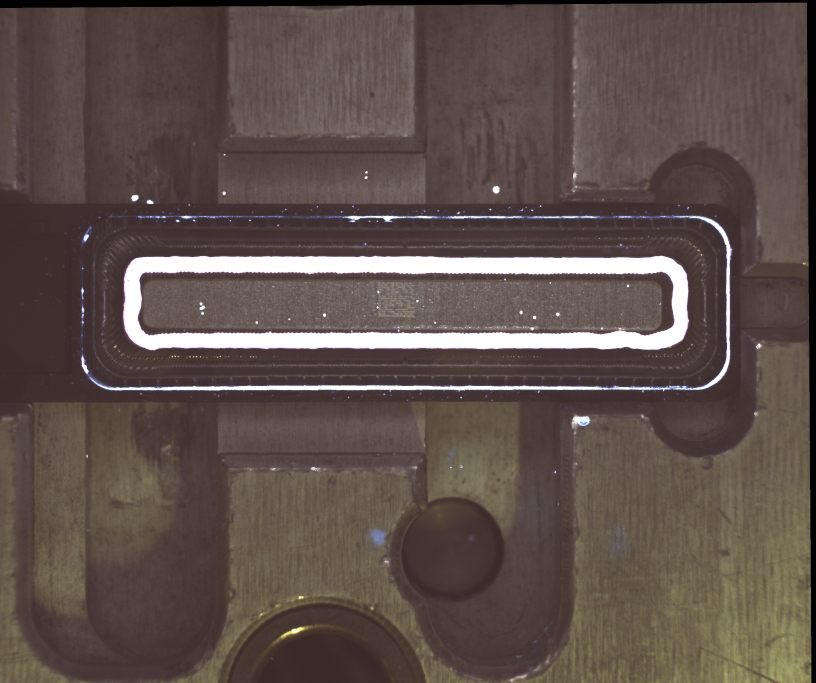
#> input picture images/bench_images/GL135141V1L0XFCA1+P13434443114.jpg, 2448 x 2048 px (shown at 1/3 size); its folder holds only this picture in this run
$ python gamma1.py
#> lines starting #> are read from the running program, lines starting #| are printed output that depends on the picture
import os
import glob
import cv2
import numpy as np
import csv
from argparse import ArgumentParser


# def core_process(image, blur_radius=31, block_size=15, C=2, contours_keep=3):
def core_process(image):
    # image = cv2.imread(image_path)
    # gray = cv2.cvtColor(image, cv2.COLOR_BGR2GRAY)
    edges = cv2.Canny(image, 255, 255)
    edges_inv = cv2.bitwise_not(edges)
    blurred_image = cv2.GaussianBlur(image, (5, 5), 0)
    mask = cv2.bitwise_and(blurred_image, blurred_image, mask=edges_inv)
    mask = cv2.bitwise_or(mask, image, mask=edges)
    return mask


def parse_image(
    outdir,
    groundtruth_data,
    image_path=None,
    show=False,
    show_early=False,
    verbose=False,
):
#> called with outdir = 'out', show = False, show_early = False, verbose = False
    if not image_path:
        print("image_path is None")
        return

    image = cv2.imread(image_path, cv2.IMREAD_GRAYSCALE)
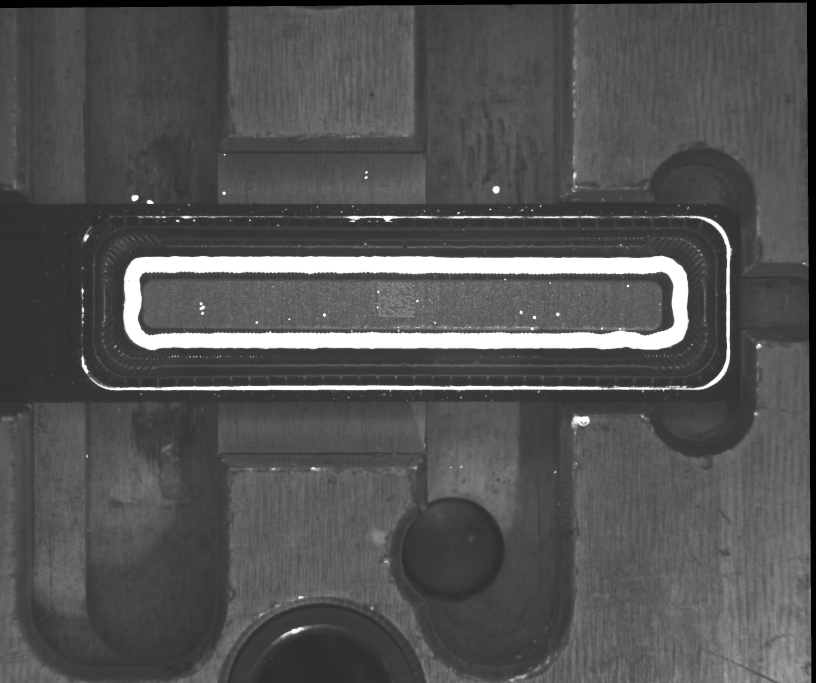
#> image: shape (2048, 2448) (shown at 1/3 size); min 0, max 255, mean 83.7

    imagename = os.path.splitext(os.path.basename(image_path))[0]
    if verbose:
        print(f"\nProcessing image: {imagename}")

    # 检查是否已经存在记录
    csv_path = os.path.join(outdir, "output.csv")
    if os.path.isfile(csv_path):
        with open(csv_path, mode="r") as file:
            reader = csv.reader(file)
            existing_imagenames = [row[0] for row in reader if row]
            if imagename in existing_imagenames:
                if verbose:
                    print(f"{imagename} 已存在，跳过.")
                return

    mask = core_process(image)
#> in core_process, `edges = cv2.Canny(image, 255, 255)`:
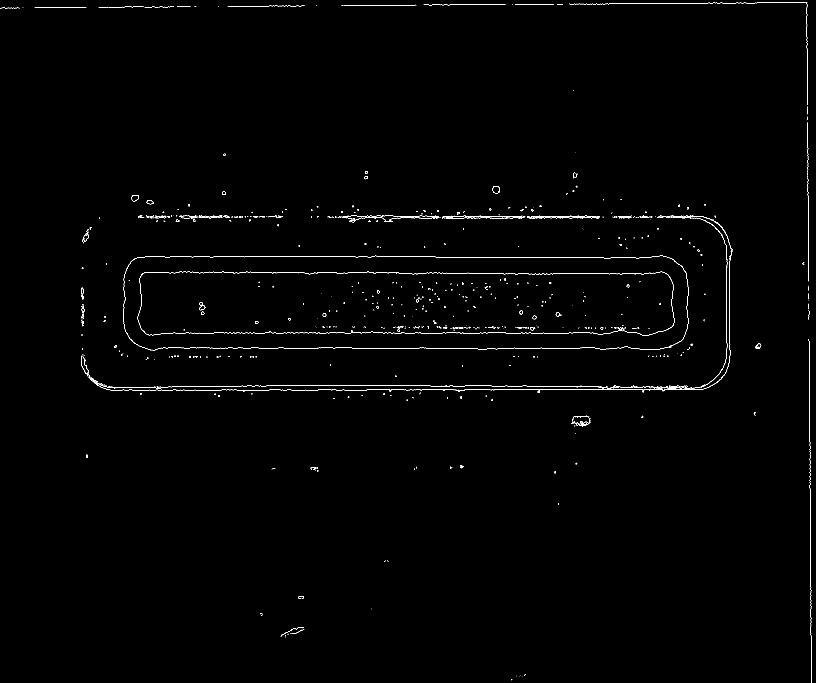
#> edges: shape (2048, 2448) (shown at 1/3 size); 0.51% white in thin lines or dots
#> in core_process, `edges_inv = cv2.bitwise_not(edges)`:
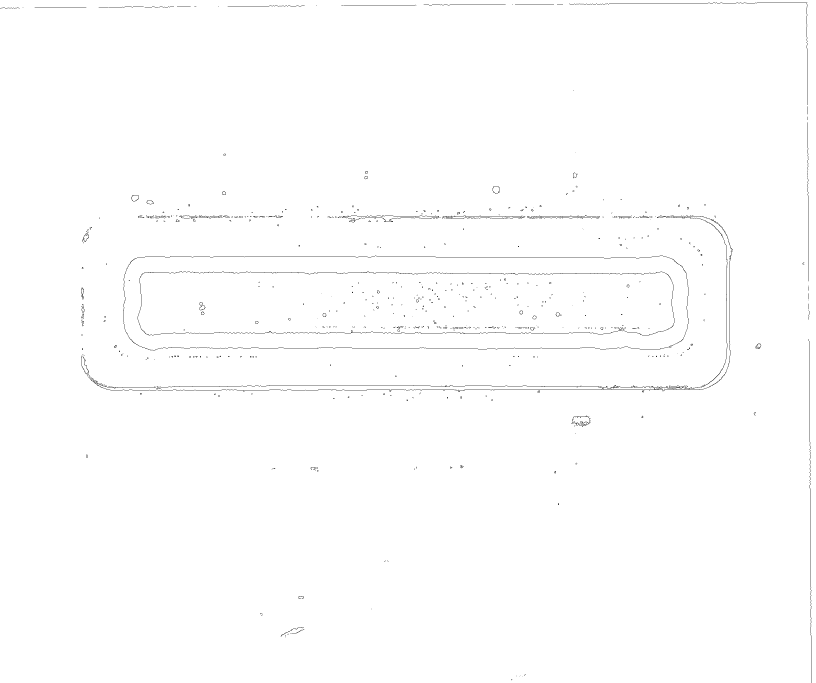
#> edges_inv: shape (2048, 2448) (shown at 1/3 size); 99.5% white; black in thin lines or dots
#> in core_process, `mask = cv2.bitwise_or(mask, image, mask=edges)`:
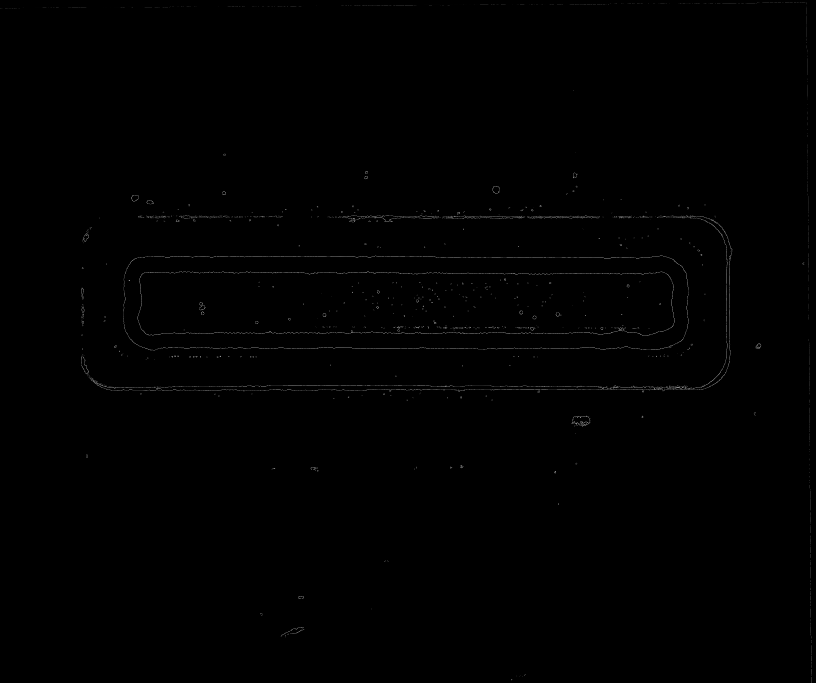
#> mask: shape (2048, 2448) (shown at 1/3 size); min 0, max 255, mean 0.7

    # 定义分析的区域
    x_start, x_end = 350, 500
    y_start, y_end = 780, 1030

    # 指定测量位置的Y坐标(中間點正負0.6mm)
    y_positions = [845, 910, 975]

    x_indices_list = []
    disc_index_list = []

    if show_early:
        cv2.namedWindow("show_early", cv2.WINDOW_NORMAL)
        cropped_image = mask[y_start:y_end, x_start:x_end]
        cv2.imshow("show_early", cropped_image)
        # cv2.imshow("Measurement Results", mask)
        cv2.resizeWindow("show_early", 500, 800)
        cv2.waitKey(0)
        cv2.destroyAllWindows()
        return

    # [30 lines of commented-out code are left out]

    def measure_widths_in_area(mask, y_positions, x_start, x_end, min_gap=15):
        measurements = []
        widths = []
        for y in y_positions:
            if y_start <= y <= y_end:
                x_indices = np.where(mask[y, x_start:x_end] > 100)[0] + x_start
                print("x_indices", x_indices)
                width = x_indices[-1] - x_indices[0]
                print("width", width)
                widths.append(width)
        return widths

    # [9 lines of commented-out code are left out]

    widths_d = measure_widths_in_area(mask, y_positions, x_start, x_end, min_gap=15)
#> the loop in measure_widths_in_area, `for y in y_positions:` made 3 passes
#> (x_indices, width) on passes 1 to 3: ([418], 0), ([372, 423], 51), ([373, 419], 46)
#| x_indices [418]
#| width 0
#| x_indices [372 423]
#| width 51
#| x_indices [373 419]
#| width 46
#> after the loop in measure_widths_in_area, `for y in y_positions:`: widths = [0, 51, 46]
#> widths_d = [0, 51, 46]

    # 计算实际宽度
    # scale = 58.5 / 0.63  # = 92.85
    # scale10 = 91.3348  # average ratio (aoi/groundtruth) of 10 records
    scaleNew = 87.39
    scale = scaleNew

    # width_average_real = [w / scale for w in width_average]
    # width_average_real = [w / scale for w in width_average]
    width_d_real = [w / scale for w in widths_d]
#> width_d_real = [0, 0.584, 0.526]

    # limist to precision 4
    # width_average_real = [round(w, 4) for w in width_average_real]
    width_d_real = [round(w, 4) for w in width_d_real]

    if verbose:
        print("widths_d", widths_d)
        # print("width_average", width_average)
        # print("width_average_real", width_average_real)

    # 获取 ground truth 数据
    gt_values = groundtruth_data.get(imagename, ["N/A", "N/A", "N/A"])

    # 保存结果到 CSV 文件
    csv_path = os.path.join(outdir, "output.csv")
    file_exists = os.path.isfile(csv_path)

    with open(csv_path, mode="a", newline="") as file:
        writer = csv.writer(file)
        if not file_exists:
            # 写入CSV文件的表头
            writer.writerow(
                [
                    "imagename",
                    "gt1", "gt2", "gt3",
                    "w1", "w2", "w3",
                    "W1", "W2", "W3",
                    "error1",
                    "error2",
                    "error3",
                ]
            )
        # 写入每个图像的测量数据
        # w1, w2, w3 = [float(e) for e in width_average_real]
        w1, w2, w3 = [float(e) for e in width_d_real]
#> w1 = 0; w2 = 0.584; w3 = 0.526

        try:
            gt1, gt2, gt3 = [float(e) for e in gt_values]
            error1, error2, error3 = [
                round((w1 - gt1) / gt1 * 100, 1),
                round((w2 - gt2) / gt2 * 100, 1),
                round((w3 - gt3) / gt3 * 100, 1),
            ]
        except ValueError:
            gt1 = gt2 = gt3 = error1 = error2 = error3 = "N/A"

        # import ipdb; ipdb.set_trace()
        row = [
            imagename,
            gt1, gt2, gt3,
            w1, w2, w3,
            widths_d[0], widths_d[1], widths_d[2],
            error1, error2, error3,
        ]
#> row = ['GL135141V1L0XFCA1+P13434443114', 'N/A', 'N/A', 'N/A', 0, 0.584, 0.526, 0, 51, 46, 'N/A', 'N/A', 'N/A']
        writer.writerow(row)

    # 在图像上绘制测量结果
    output_image = cv2.cvtColor(mask, cv2.COLOR_GRAY2BGR)

    for i, x_indices in enumerate(x_indices_list):
        height = 5
        disc_index = disc_index_list[i]
        y = y_positions[i]
        Dx1, Dx2 = x_indices[0], x_indices[-1]
        cv2.line(output_image, (Dx1, y - height), (Dx1, y + height), (255, 0, 0), 1)
        cv2.line(output_image, (Dx2, y - height), (Dx2, y + height), (255, 0, 0), 1)

        if disc_index:
            idx = disc_index[0]
            x1, x2 = x_indices[idx - 1], x_indices[idx]
            if verbose:
                print(f"Dx1={Dx1}, Dx2={Dx2}, x1={x1}, x2={x2}")
            cv2.line(output_image, (x1, y - height), (x1, y + height), (255, 0, 0), 1)
            cv2.line(output_image, (x2, y - height), (x2, y + height), (255, 0, 0), 1)

    # for i, (D, d) in enumerate(widths):
    #     y = y_positions[i]
    #     if D is not None and d is not None:
    #         cv2.line(output_image, (x_start, y), (x_end, y), (0, 0, 255), 1)
    #         cv2.putText(
    #             output_image,
    #             f"D{i+1} = {D}px",
    #             (x_start + 5, y - 10),
    #             cv2.FONT_HERSHEY_SIMPLEX,
    #             0.6,
    #             (0, 0, 255),
    #             1,
    #         )
    #         cv2.putText(
    #             output_image,
    #             f"d{i+1} = {d}px",
    #             (x_start + 5, y + 20),
    #             cv2.FONT_HERSHEY_SIMPLEX,
    #             0.6,
    #             (0, 0, 255),
    #             1,
    #         )

    # 在图像上绘制矩形区域
    cv2.rectangle(output_image, (x_start, y_start), (x_end, y_end), (0, 255, 0), 1)

    # 裁剪图像仅保留感兴趣区域
    cropped_image = output_image[y_start:y_end, x_start:x_end]
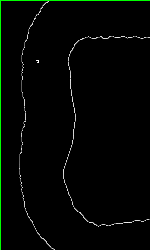
#> cropped_image: shape (250, 150, 3); mean B, G, R 2.8, 5.5, 2.8

    if show:
        cv2.imshow("Measurement Results", cropped_image)
        cv2.waitKey(0)
        cv2.destroyAllWindows()

    # 保存结果图像
    cv2.imwrite(f"{outdir}/{imagename}.png", cropped_image)


# 取得指定資料夾下所有圖片的路徑
def get_jpeg_file_paths(folder_path):
    for file_path in glob.iglob(
        os.path.join(folder_path, "**", "GL*.jpg"), recursive=True
    ):
        yield file_path


if __name__ == "__main__":
    parser = ArgumentParser()
    parser.add_argument("--dir", type=str, default="images/bench_images")
    parser.add_argument("--outdir", type=str, default="out")
    parser.add_argument("--show", action="store_true", help="Display the result images")
    parser.add_argument(
        "--show_early", action="store_true", help="Show the core process image first"
    )
    parser.add_argument(
        "--verbose", action="store_true", help="Print detailed processing information"
    )
    args = parser.parse_args()

    dir = args.dir
    outdir = args.outdir
    show = args.show
    show_early = args.show_early
    verbose = args.verbose

    if not os.path.exists(outdir):
        os.makedirs(outdir)

    # 读取 groundtruth.csv
    groundtruth_path = "groundtruth.csv"
    groundtruth_data = {}
    if os.path.isfile(groundtruth_path):
        with open(groundtruth_path, mode="r") as file:
            reader = csv.reader(file)
            for row in reader:
                imagename, gt1, gt2, gt3 = row[0], row[1], row[2], row[3]
                groundtruth_data[imagename] = [gt1, gt2, gt3]
    else:
        if verbose:
            print(f"No {groundtruth_path} detected")


issues=[
    "images/bench_images/GL1H5F110EZ0000QTC+21111824421.jpg",
    "images/bench_images/GL1H5F1107E0000QTC+21112744A21.jpg",
]


for image_path in get_jpeg_file_paths(dir):
    # [5 lines of commented-out code are left out]
    print("image_path", image_path)
    if image_path not in issues:
        parse_image(outdir, groundtruth_data, image_path, show, show_early, verbose)

$ run again, on images/bench_images/GL135141W4U0XFCAH+P12163853114.jpg
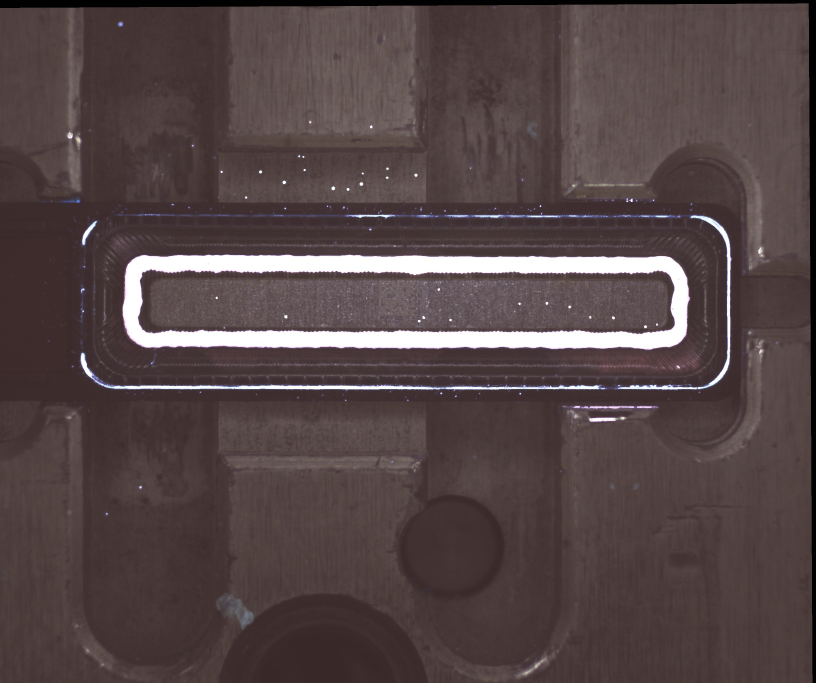
#> input picture images/bench_images/GL135141W4U0XFCAH+P12163853114.jpg, 2448 x 2048 px (shown at 1/3 size)
#> in core_process, `edges = cv2.Canny(image, 255, 255)`:
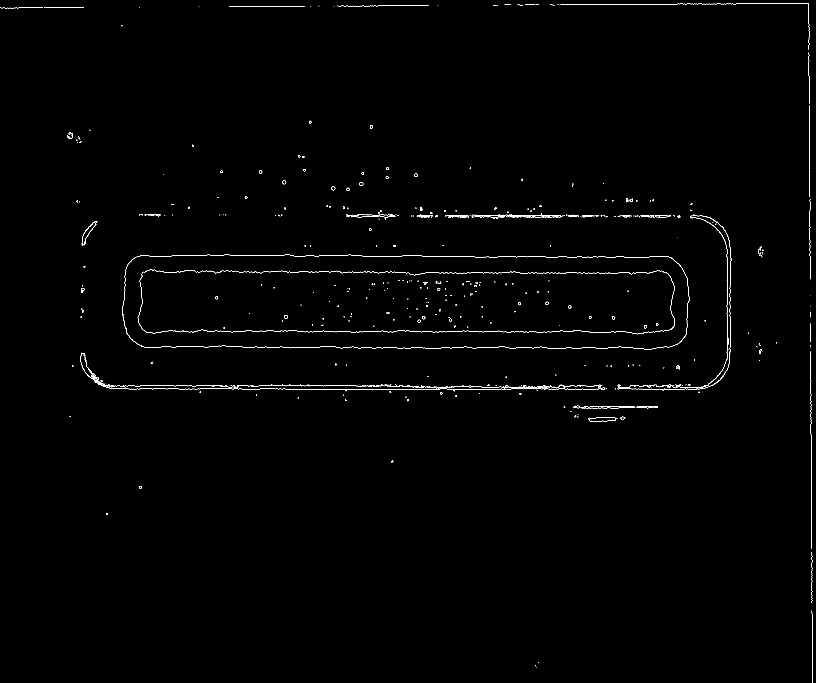
#> edges: shape (2048, 2448) (shown at 1/3 size); 0.47% white in thin lines or dots
#> edges_inv: shape (2048, 2448); 99.5% white; black in thin lines or dots
#> the loop in measure_widths_in_area, `for y in y_positions:` made 3 passes
#> (x_indices, width) on passes 1 to 3: ([374, 419], 45), ([370, 426], 56), ([373, 419], 46)
#> (printed output is left out)
#> after the loop in measure_widths_in_area, `for y in y_positions:`: widths = [45, 56, 46]
#> width_d_real = [0.515, 0.641, 0.526]
#> w1 = 0.515; w2 = 0.641; w3 = 0.526
#> row = ['GL135141W4U0XFCAH+P12163853114', 'N/A', 'N/A', 'N/A', 0.515, 0.641, 0.526, 45, 56, 46, 'N/A', 'N/A', 'N/A']
#> in parse_image, `cropped_image = output_image[y_start:y_end, x_start:x_end]`:
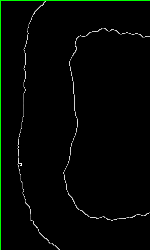
#> cropped_image: shape (250, 150, 3); mean B, G, R 2.9, 5.6, 2.9
